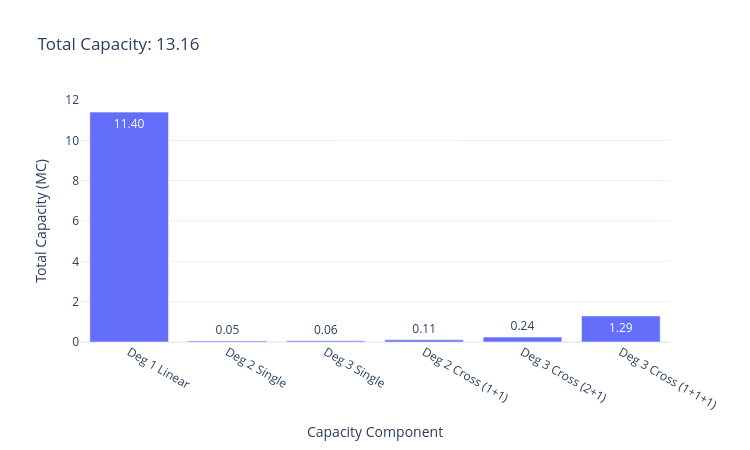

Write notebook code for a chart like this one.
### Code cell
categories = [
    "Deg 1 Linear",
    "Deg 2 Single",
    "Deg 3 Single",
    "Deg 2 Cross (1+1)",
    "Deg 3 Cross (2+1)",
    "Deg 3 Cross (1+1+1)",
]

fig_bar = go.Figure(
    data=go.Bar(
        x=categories,
        y=rng_trials_results_avg,
        text=[f"{v:.2f}" for v in rng_trials_results_avg],
        textposition="auto",
    )
)

fig_bar.update_layout(
    title=f"Total Capacity: {sum(rng_trials_results_avg):.2f}",
    xaxis_title="Capacity Component",
    yaxis_title="Total Capacity (MC)",
    template="plotly_white",
    width=750,
    height=450,
)

fig_bar.show()

### Figure 1 — Plotly figure (JSON) as saved in the notebook; plotly's stock layout.template omitted (floating-point values rounded to 4 significant figures)
{"data": [{"text": ["11.40", "0.05", "0.06", "0.11", "0.24", "1.29"], "textposition": "auto", "type": "bar", "x": ["Deg 1 Linear", "Deg 2 Single", "Deg 3 Single", "Deg 2 Cross (1+1)", "Deg 3 Cross (2+1)", "Deg 3 Cross (1+1+1)"], "y": [11.4, 0.05338, 0.05677, 0.1091, 0.2425, 1.293]}], "layout": {"height": 450, "title": {"text": "Total Capacity: 13.16"}, "width": 750, "xaxis": {"title": {"text": "Capacity Component"}}, "yaxis": {"title": {"text": "Total Capacity (MC)"}}}}
